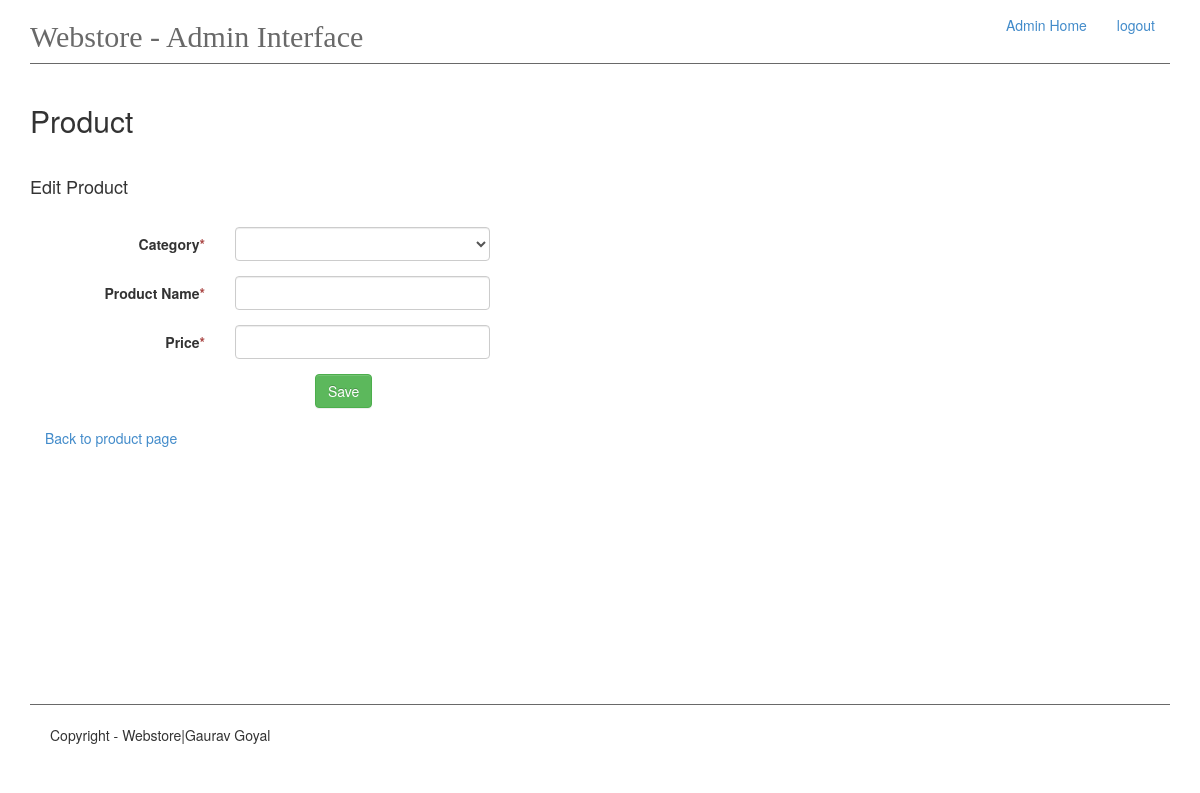
The app's page /admin/product/edit/1 (signed in), older data.
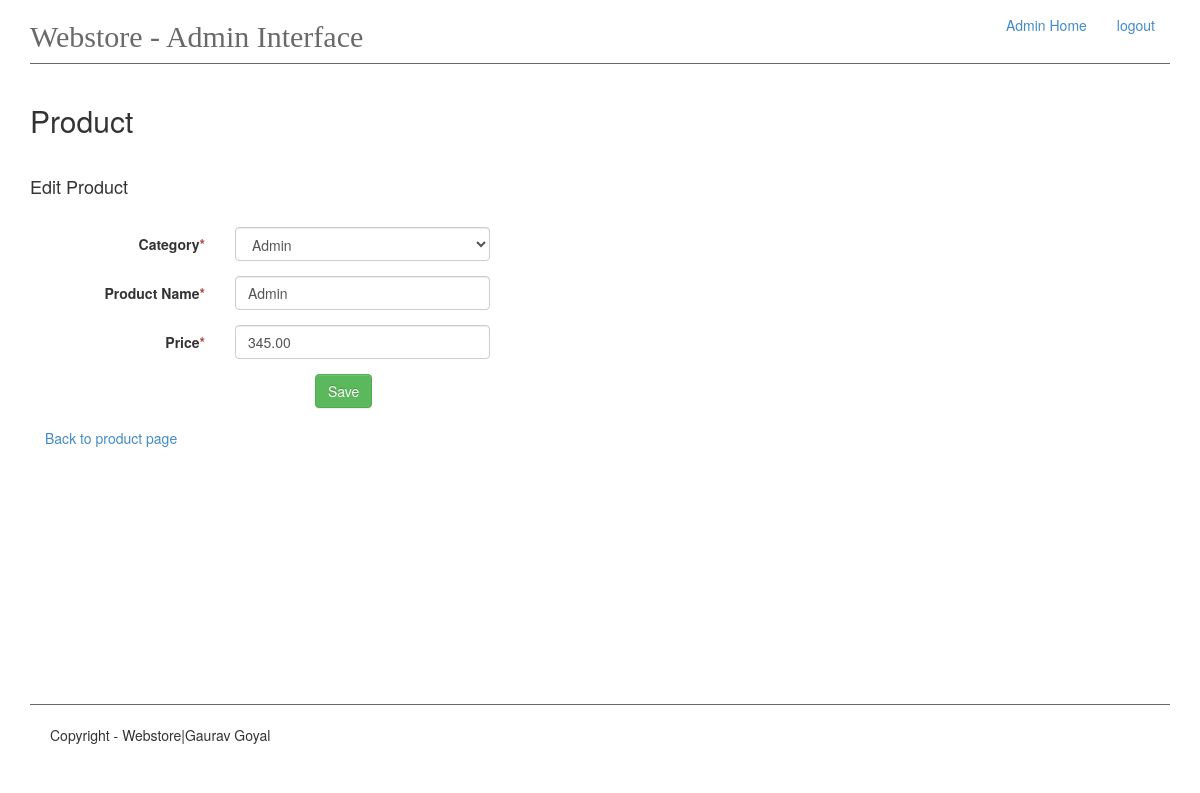
The same page, newer data.
### app/models.py (models this page shows, shortened)
class Product(db.Model):
    id = db.Column(db.Integer, primary_key=True)
    name = db.Column(db.String(50), unique=True, index=True)
    price = db.Column(db.Float, index=True)
    category_id = db.Column(db.Integer, db.ForeignKey('category.id'))
    cart = db.relationship('Cart', backref='products', lazy='dynamic')

### app/views.py (the view, shortened to what this page needs)
@app.route('/admin/product/edit/<int:pk>',  methods=['GET','POST'])
@login_required
def edit_product(pk):
    products = Product.query.all()
    product = Product.query.get(pk)
    categories = Category.query.all()
    form = ProductForm(obj=product)
    return render_template("admin-panel/edit-product.html", product=product, products=products,
                           form=form, categories=categories)

### app/forms.py
class ProductForm(Form):
    category = QuerySelectField(u'Category', query_factory=get_category)
    name = TextField('Product Name', validators=[Required('Product name is required.')])
    price = DecimalField('Price', validators=[Required('Price is required')])

### app/__init__.py (called while the page is built)
@admin_login.user_loader
def load_user(id):
    return Admin.query.get(int(id))

### app/forms.py (called while the page is built)
def get_category():
    return Category.query.all()

### app/models.py (called while the page is built)
    def __repr__(self):
        return self.name

### app/templates/admin-panel/edit-product.html (shortened to what this page needs)
{% extends 'admin-panel/admin.html' %}
{% block content %}
    <h2>Product</h2>
    <br>
    <h4>Edit Product</h4>
    <br>
    <form class="form-horizontal" method="post" enctype= "multipart/form-data">
        {% for field in form if field.widget.input_type != 'hidden' %}
            <div class="col-md-12">
                <div class="form-group">
                    <label class="col-md-2 control-label">  {{ field.label }}<span class="text-danger">*</span></label>
                    <div class="col-md-3"> {{ field(class_='form-control') }}</div>
                    <div class="col-md-6">
                    </div>
                </div >
            </div>
        {% endfor %}
        <div class="control-group">
            <div class="controls col-md-offset-3">
                <input type="submit" class="btn btn-success" value="Save">
            </div>
        </div>
    </form>
    <br>
    <div class="col-md-12"><a href="{{ url_for('add_product') }}">Back to product page</a></div>
{% endblock %}

Row changes from the older to the newer data that the page shows:
added Product: category "Admin" "Admin" "345.00"
